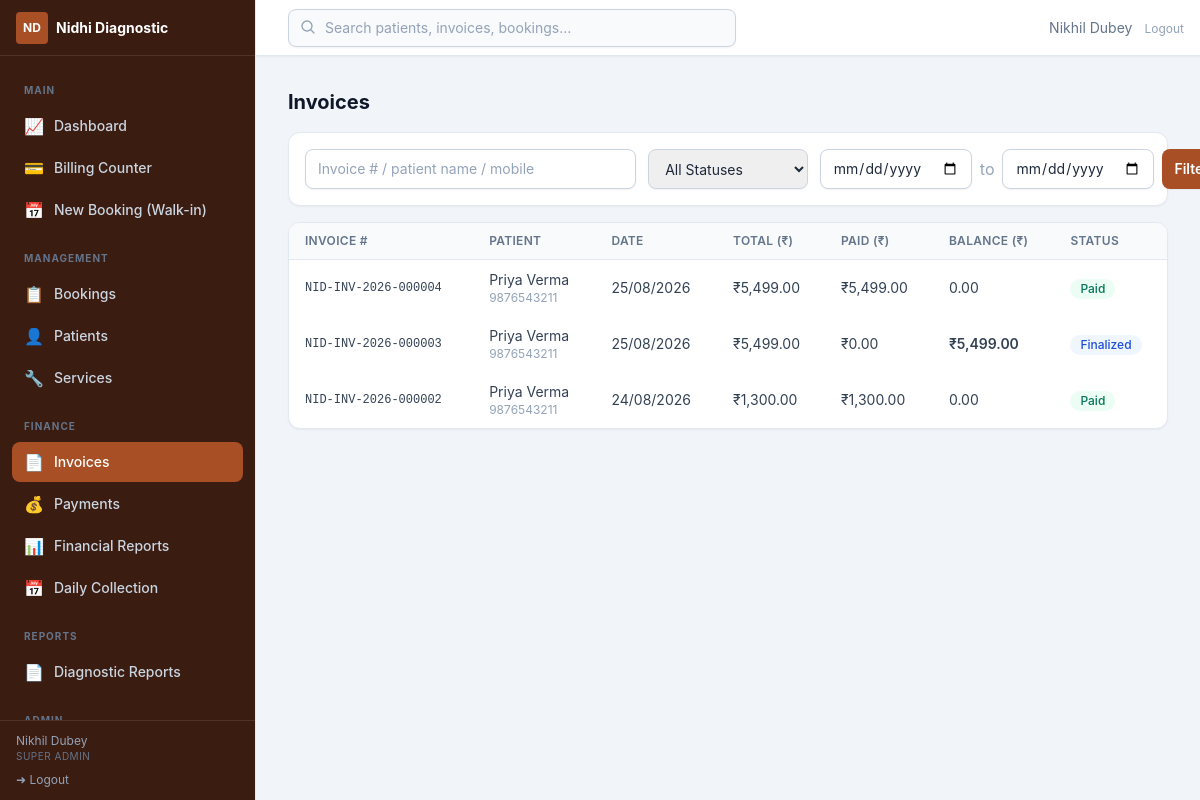
The app's page /admin/invoices/ (signed in) with its own data.
### app/utils/helpers.py (models this page shows, shortened)
class Setting(db.Model):
    __tablename__ = "settings"
    key = db.Column(db.String(64), primary_key=True)
    value = db.Column(db.Text, nullable=False, default="")
    updated_at = db.Column(
        db.DateTime, default=lambda: datetime.now(timezone.utc).replace(tzinfo=None),
        onupdate=lambda: datetime.now(timezone.utc).replace(tzinfo=None),
    )
    updated_by = db.Column(db.Integer, db.ForeignKey("users.id", ondelete="SET NULL"))

### app/models/user.py (models this page shows, shortened)
class TimestampMixin:
    created_at = db.Column(db.DateTime, default=utcnow, nullable=False)
    updated_at = db.Column(db.DateTime, default=utcnow, onupdate=utcnow)

class User(db.Model, TimestampMixin, UserMixin):
    __tablename__ = "users"
    id = db.Column(db.Integer, primary_key=True)
    username = db.Column(db.String(64), unique=True, nullable=False, index=True)
    email = db.Column(db.String(254), unique=True)
    full_name = db.Column(db.String(128), nullable=False)
    password_hash = db.Column(db.String(256), nullable=False)
    role_id = db.Column(db.Integer, db.ForeignKey("roles.id"), nullable=False)
    is_active = db.Column(db.Boolean, default=True, nullable=False)
    last_login_at = db.Column(db.DateTime)
    role = db.relationship("Role", lazy="selectin")
    def has_permission(self, *codes) -> bool:
        if not self.role:
            return False
        if self.role.name == "super_admin":
            return True
        return bool(set(codes) & self.role.codes)

class Role(db.Model):
    __tablename__ = "roles"
    id = db.Column(db.Integer, primary_key=True)
    name = db.Column(db.String(32), unique=True, nullable=False, index=True)
    label = db.Column(db.String(64))
    permissions = db.relationship(
        "Permission", secondary="role_permissions", back_populates="roles",
        lazy="selectin",
    )

### app/models/billing.py (models this page shows, shortened)
class Invoice(db.Model, TimestampMixin):
    __tablename__ = "invoices"
    id = db.Column(db.Integer, primary_key=True)
    invoice_code = db.Column(db.String(40), unique=True, nullable=False, index=True)
    patient_id = db.Column(
        db.Integer, db.ForeignKey("patients.id"), nullable=False
    )
    booking_id = db.Column(db.Integer, db.ForeignKey("bookings.id"))
    status = db.Column(db.String(20), default="draft", nullable=False, index=True)
    subtotal = db.Column(db.Numeric(12, 2), nullable=False, default=0)
    discount_amount = db.Column(db.Numeric(12, 2), nullable=False, default=0)
    tax_total = db.Column(db.Numeric(12, 2), nullable=False, default=0)
    other_charges = db.Column(db.Numeric(12, 2), nullable=False, default=0)
    grand_total = db.Column(db.Numeric(12, 2), nullable=False, default=0)
    amount_paid = db.Column(db.Numeric(12, 2), nullable=False, default=0)
    balance_due = db.Column(db.Numeric(12, 2), nullable=False, default=0)
    notes = db.Column(db.Text)
    terms_snapshot = db.Column(db.Text)
    created_by_id = db.Column(db.Integer, db.ForeignKey("users.id"))
    finalized_at = db.Column(db.DateTime)
    finalized_by_id = db.Column(db.Integer, db.ForeignKey("users.id"))
    cancelled_at = db.Column(db.DateTime)
    cancelled_by_id = db.Column(db.Integer, db.ForeignKey("users.id"))
    cancel_reason = db.Column(db.String(255))
    pdf_file = db.Column(db.String(255))
    patient = db.relationship("Patient", back_populates="invoices")
    booking = db.relationship("Booking", back_populates="invoices")
    items = db.relationship(
        "InvoiceItem", back_populates="invoice",
        cascade="all, delete-orphan", lazy="selectin",
        order_by="InvoiceItem.id",
    )
    payments = db.relationship(
        "Payment", back_populates="invoice", lazy="selectin",
        order_by="Payment.paid_at",
    )
    created_by = db.relationship("User", foreign_keys=[created_by_id])
    __table_args__ = (
        Index("ix_invoices_status_created", "status", "created_at"),
        Index("ix_invoices_patient", "patient_id"),
    )
    @property
    def status_label(self):
        return dict(INVOICE_STATUSES).get(self.status, self.status.title())
    @property
    def balance_amount(self) -> Decimal:
        return money(self.balance_due)

### app/models/patient.py (models this page shows, shortened)
class Patient(db.Model, TimestampMixin):
    __tablename__ = "patients"
    id = db.Column(db.Integer, primary_key=True)
    patient_code = db.Column(db.String(32), unique=True, index=True, nullable=False)
    full_name = db.Column(db.String(128), nullable=False, index=True)
    mobile = db.Column(db.String(20), nullable=False, index=True)
    email = db.Column(db.String(254))
    date_of_birth = db.Column(db.Date)
    age = db.Column(db.Integer)  # stored; used when DOB unknown
    gender = db.Column(db.String(10))  # male/female/other
    address = db.Column(db.Text)
    emergency_contact = db.Column(db.String(20))
    medical_notes = db.Column(db.Text)
    is_active = db.Column(db.Boolean, default=True, nullable=False)
    bookings = db.relationship(
        "Booking", back_populates="patient", lazy="dynamic",
        foreign_keys="Booking.patient_id",
    )
    invoices = db.relationship("Invoice", back_populates="patient", lazy="dynamic")
    reports = db.relationship("DiagnosticReport", back_populates="patient", lazy="dynamic")
    __table_args__ = (
        Index("ix_patients_name_mobile", "full_name", "mobile"),
    )

### app/admin/invoices.py (the view, shortened to what this page needs)
@invoices_bp.route("/")
@login_required
@permission_required("billing.manage")
def index():
    page = request.args.get("page", 1, type=int)
    q = (request.args.get("q") or "").strip()
    status = request.args.get("status") or ""
    date_from = request.args.get("from")
    date_to = request.args.get("to")
    from datetime import date, datetime, timedelta
    query = Invoice.query
    if status in dict_status():
        query = query.filter(Invoice.status == status)
    if date_from:
        try:
            d = date.fromisoformat(date_from)
            query = query.filter(Invoice.created_at >= datetime(d.year, d.month, d.day))
        except ValueError:
            pass
    pagination = query.order_by(Invoice.created_at.desc()).paginate(page=page, per_page=20)
    return render_template("admin/invoices/index.html",
                           pagination=pagination,
                           statuses=[("draft", "Draft"), ("finalized", "Finalized"),
                                     ("partially_paid", "Partially Paid"),
                                     ("paid", "Paid"), ("cancelled", "Cancelled")],
                           filters={"q": q, "status": status,
                                    "from": date_from or "", "to": date_to or ""})

### app/admin/invoices.py (called while the page is built)
def dict_status():
    from app.models.billing import INVOICE_STATUSES
    return dict(INVOICE_STATUSES)

### app/models/billing.py (called while the page is built)
def money(value) -> Decimal:
    return Decimal(str(value or 0)).quantize(TWO_PLACES, rounding=ROUND_HALF_UP)

### app/models/user.py (called while the page is built)
@login_manager.user_loader
def load_user(user_id):
    return db.session.get(User, int(user_id))

### app/utils/helpers.py (called while the page is built)
def get_setting(key, default=""):
    row = db.session.get(Setting, key)
    if row is not None:
        return row.value
    return SETTING_DEFAULTS.get(key, default)

def inr(amount) -> str:
    try:
        amount = float(amount or 0)
    except (TypeError, ValueError):
        amount = 0.0
    s = f"{amount:,.2f}"
    return f"\u20b9{s}"

def fmt_date(d):
    if isinstance(d, datetime):
        d = d.date()
    if isinstance(d, date):
        return d.strftime("%d/%m/%Y")
    return ""

def permission_required(*permissions):
    def decorator(view):
        @wraps(view)
        def wrapped(*args, **kwargs):
            if not current_user.is_authenticated:
                return redirect(url_for("auth.login", next=request.url))
            if not current_user.has_permission(*permissions):
                abort(403)
            return view(*args, **kwargs)
        return wrapped
    return decorator

### app/templates/admin/invoices/index.html (shortened to what this page needs)
{% extends "admin/base.html" %}
{% block content %}
<h1 class="text-xl font-bold text-slate-900">Invoices</h1>
<form method="get" class="card mt-4 grid gap-3 p-4 sm:grid-cols-2 lg:grid-cols-5">
  <input type="text" name="q" value="{{ filters.q }}" placeholder="Invoice # / patient name / mobile" class="input lg:col-span-2">
  <select name="status" class="input">
    <option value="">All Statuses</option>
  </select>
  <div class="flex gap-2 lg:col-span-2">
    <input type="date" name="from" value="{{ filters.from }}" class="input flex-1" title="From">
    <span class="self-center text-slate-400">to</span>
    <input type="date" name="to" value="{{ filters.to }}" class="input flex-1" title="To">
    <button class="btn-primary px-3">Filter</button>
  </div>
</form>
<div class="card mt-4 overflow-hidden">
  <div class="overflow-x-auto">
    <table class="table-base table-responsive">
      <thead><tr><th>Invoice #</th><th>Patient</th><th>Date</th><th>Total (₹)</th><th>Paid (₹)</th><th>Balance (₹)</th><th>Status</th></tr></thead>
      <tbody>
        {% for i in pagination.items %}
        <tr onclick="window.location='{{ url_for('invoices.view', invoice_id=i.id) }}'" class="cursor-pointer hover:bg-slate-50">
          <td data-label="Invoice #" class="font-mono text-xs">{{ i.invoice_code }}</td>
          <td data-label="Patient">{{ i.patient.full_name if i.patient else '—' }}<span class="block text-xs text-slate-400">{{ i.patient.mobile if i.patient }}</span></td>
          <td data-label="Date">{{ fmt_date(i.created_at) }}</td>
          <td data-label="Total">{{ inr(i.grand_total) }}</td>
          <td data-label="Paid" class="text-emerald-700">{{ inr(i.amount_paid) }}</td>
          <td data-label="Balance" class="{% if i.balance_amount|float > 0 %}font-semibold text-red-600{% else %}text-slate-400{% endif %}">{{ inr(i.balance_due) if i.balance_amount|float > 0 else '0.00' }}</td>
          <td data-label="Status">
            {% set cls = {'draft':'bg-slate-100 text-slate-600','finalized':'bg-blue-50 text-blue-700','partially_paid':'bg-amber-50 text-amber-700','paid':'bg-emerald-50 text-emerald-700','cancelled':'bg-red-50 text-red-700'} %}
            <span class="badge {{ cls.get(i.status,'bg-slate-100') }}">{{ i.status_label }}</span>
          </td>
        </tr>
        {% else %}
        <tr><td colspan="7" class="px-4 py-8 text-center text-sm text-slate-400">No invoices found.</td></tr>
        {% endfor %}
      </tbody>
    </table>
  </div>
</div>
{% endblock %}

### app/templates/admin/base.html (shortened to what this page needs)
{% extends "base.html" %}
{% block body %}
<div class="flex h-screen bg-slate-100" x-data="{ sidebar: window.innerWidth >= 1024 }"
     @resize.window="sidebar = window.innerWidth >= 1024"
     @keydown.escape.window="if (window.innerWidth < 1024) sidebar = false">
  <aside class="fixed inset-y-0 left-0 z-30 flex w-64 flex-col border-r border-slate-200 bg-brand-950 text-slate-200 transition-transform duration-300 ease-in-out lg:translate-x-0"
         :class="sidebar ? 'translate-x-0' : '-translate-x-full'">
    <div class="flex h-14 items-center justify-between gap-2 border-b border-white/10 px-4">
      <div class="flex min-w-0 items-center gap-2">
        <span class="flex h-8 w-8 flex-none items-center justify-center rounded bg-brand-700 text-xs font-bold text-white">ND</span>
        <span class="truncate text-sm font-bold text-white">{{ center_name() }}</span>
      </div>
    </div>
    <nav class="flex-1 space-y-0.5 overflow-y-auto p-3 text-sm">
      {% macro nav_item(href, label, icon, perm='dashboard.view') -%}
        {% if current_user.has_permission(perm) %}
        <a href="{{ href }}" @click="if (window.innerWidth < 1024) sidebar = false" class="flex items-center gap-2.5 rounded-lg px-3 py-2 font-medium transition
          {% if request.path.rstrip('/') == href.rstrip('/') %}bg-brand-700 text-white{% else %}text-slate-300 hover:bg-white/5 hover:text-white{% endif %}">
          <span class="text-base">{{ icon | safe }}</span>{{ label }}
        </a>
        {% endif %}
      {%- endmacro %}
      <p class="px-3 pt-3 pb-1 text-[10px] font-bold uppercase tracking-widest text-slate-500">Main</p>
      {{ nav_item(url_for('admin_dash.dashboard'), 'Dashboard', '&#128200;') }}
      {{ nav_item(url_for('billing.counter'), 'Billing Counter', '&#128179;', 'billing.manage') }}
      {{ nav_item(url_for('bookings.create'), 'New Booking (Walk-in)', '&#128197;', 'bookings.manage') }}
      <p class="px-3 pt-4 pb-1 text-[10px] font-bold uppercase tracking-widest text-slate-500">Management</p>
      {{ nav_item(url_for('bookings.index'), 'Bookings', '&#128203;', 'bookings.manage') }}
      {{ nav_item(url_for('patients.index'), 'Patients', '&#128100;', 'patients.manage') }}
      {{ nav_item(url_for('services.index'), 'Services', '&#128295;', 'services.manage') }}
      <p class="px-3 pt-4 pb-1 text-[10px] font-bold uppercase tracking-widest text-slate-500">Finance</p>
      {{ nav_item(url_for('invoices.index'), 'Invoices', '&#128196;', 'billing.manage') }}
      {{ nav_item(url_for('payments.index'), 'Payments', '&#128176;', 'payments.manage') }}
      {{ nav_item(url_for('finreports.index'), 'Financial Reports', '&#128202;', 'finreports.view') }}
      {{ nav_item(url_for('finreports.daily_collection'), 'Daily Collection', '&#128197;', 'finreports.view') }}
      <p class="px-3 pt-4 pb-1 text-[10px] font-bold uppercase tracking-widest text-slate-500">Reports</p>
      {{ nav_item(url_for('reports.index'), 'Diagnostic Reports', '&#128196;', 'reports.manage') }}
      <p class="px-3 pt-4 pb-1 text-[10px] font-bold uppercase tracking-widest text-slate-500">Admin</p>
    </nav>
    <div class="border-t border-white/10 px-4 py-3">
      <div class="text-xs text-slate-400 truncate">{{ current_user.full_name }}</div>
      <div class="text-[10px] uppercase tracking-wider text-slate-500">{{ current_user.role.label if current_user.role else current_user.role_name }}</div>
      <a href="{{ url_for('auth.logout') }}" class="mt-2 flex items-center gap-1.5 text-xs text-slate-400 hover:text-white">
        &#10140; Logout
      </a>
    </div>
  </aside>
  <div class="flex flex-1 flex-col pl-0 lg:pl-64">
    <header class="sticky top-0 z-20 flex h-14 items-center justify-between border-b border-slate-200 bg-white px-4 shadow-sm">
      <div class="relative ml-4 hidden max-w-md flex-1 sm:block" x-data="globalSearch()">
        <input type="text" x-model="q" @input.debounce.350ms="doSearch()"
               placeholder="Search patients, invoices, bookings..." class="input w-full bg-slate-50 pl-9" />
        <svg class="absolute left-3 top-2.5 h-4 w-4 text-slate-400" fill="none" stroke="currentColor" stroke-width="2" viewBox="0 0 24 24"><path stroke-linecap="round" stroke-linejoin="round" d="M21 21l-5.197-5.197m0 0A7.5 7.5 0 105.196 5.196a7.5 7.5 0 0010.607 10.607z"/></svg>
      </div>
      <div class="flex items-center gap-3 text-sm">
        <span class="hidden text-slate-500 md:inline">{{ current_user.full_name }}</span>
        <form method="post" action="{{ url_for('auth.logout') }}">
          <button type="submit" class="text-xs text-slate-400 hover:text-red-600">Logout</button>
        </form>
      </div>
    </header>
    <div class="flex-1 overflow-y-auto p-4 sm:p-6 lg:p-8">
      {% block content %}{% endblock %}
    </div>
  </div>
</div>
{% endblock %}

### records on screen
Setting: value "Nidhi Diagnostic"
User: full_name "Nikhil Dubey"
Role: role "SUPER ADMIN"
Invoice: invoice_code "NID-INV-2026-000004", patient "Priya Verma", patient "9876543211", created_at "25/08/2026", grand_total "₹5,499.00", amount_paid "₹5,499.00", balance_due "0.00", status_label "Paid"
Invoice: invoice_code "NID-INV-2026-000003", patient "Priya Verma", patient "9876543211", created_at "25/08/2026", grand_total "₹5,499.00", amount_paid "₹0.00", balance_due "₹5,499.00", status_label "Finalized"
Invoice: invoice_code "NID-INV-2026-000002", patient "Priya Verma", patient "9876543211", created_at "24/08/2026", grand_total "₹1,300.00", amount_paid "₹1,300.00", balance_due "0.00", status_label "Paid"

### other values on screen
{{ icon | safe }} "📈 💳 📅 📋 👤 🔧 📄 💰 📊 📅 📄"
{{ label }} "Dashboard Billing Counter New Booking (Walk-in) Bookings Patients Services Invoices Payments Financial Reports Daily Collection Diagnostic Reports"
